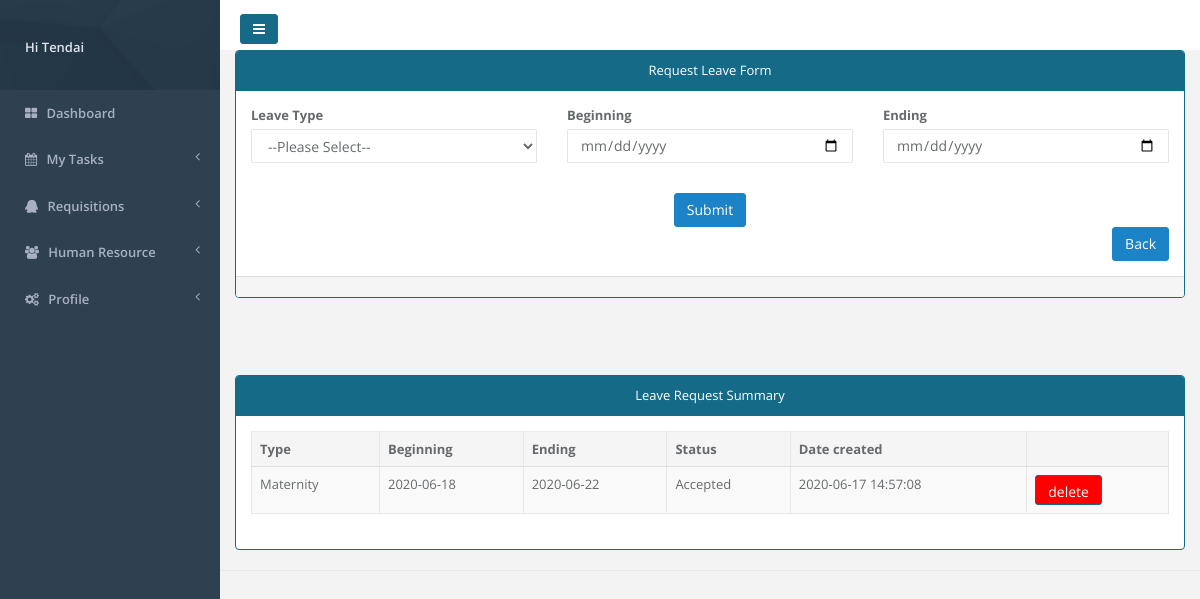
The app's page /Employee/index.php?page=leave_form.php (signed in) with its own data.
### tables this page shows
CREATE TABLE `leave_form` (
  `id` int(21) NOT NULL AUTO_INCREMENT,
  `type` varchar(50) NOT NULL,
  `start` date NOT NULL,
  `end` date NOT NULL,
  `status` varchar(50) NOT NULL,
  `created_by` varchar(50) NOT NULL,
  `date_created` timestamp NOT NULL DEFAULT CURRENT_TIMESTAMP,
  PRIMARY KEY (`id`)
);

### Employee/leave_form.php (the view, shortened to what this page needs)
<?php
 include_once('../db_con/db.php');
 $user = $_SESSION['firstname'];
 if(isset($_SERVER['HTTP_REFERER'])) {
    $previous = $_SERVER['HTTP_REFERER'];
}
?>
<!DOCTYPE html>
<html>
	<head>
		<link rel="stylesheet" href="css/bootstrap.min.css"/>
	   <link href="css/style.css" rel="stylesheet">
	</head>
	<body>
		<div class="container-fluid">
			<div class="panel panel-primary">
				<div class="panel-heading" align="center">Request Leave Form</div>
				<div class="panel-body">
					<form  method="post" enctype="multipart/form-data">
									<div class="row">
											<div class="form-group  col-md-4">
												<div class="form-group">
													<label for="from" class="formText">Leave Type</label>
														<select name="type" class="form-control" required>
															  <option selected disabled>--Please Select--</option>
														</select>
												</div>
											</div>
											<div class="form-group  col-md-4">
												<label for="from" class="formText">Beginning</label>
												<input type="date"  class="form-control" name="start"/>
											</div>
											<div class="form-group  col-md-4">
												<label for="from" class="formText">Ending</label>
												<input type="date" class="form-control" name="end"/>
											</div>
									</div>
									<div class="buttonHolder">
										<div class="col-md-12">
											<input style="float:center;" value="Submit" type="submit" id="submit" name="submit" class="btn btn-success">
										</div>
									</div>
									 <div align="right">
											<a href="<?=$previous?>" class="btn btn-large btn-success">Back</a>
									</div>
					</form>
				</div>
				<div class="panel-footer">
                </div>
			</div>
			  <p></br></p>
			<p></br></p>
			<div class="panel panel-primary">
				<div class="panel-heading"  style="text-align:center;">Leave Request Summary</div>
					<div class="panel-body">
						 <table class="table table-condensed table-bordered table-striped">
							<thead>
							<th>Type</th>
							<th>Beginning</th>
							<th>Ending</th>
							<th>Status</th>
							<th>Date created</th>
							<th></th>
							</thead>
								<tbody>
									<?php
									$query = mysqli_query($con,"SELECT * FROM leave_form WHERE created_by = '$user' ORDER BY date_created DESC");
									while($order = mysqli_fetch_array($query)):?>
									<tr>
										<td><?=ucfirst($order['type']);?></td>
										<td><?=$order['start'];?></td>
										<td><?=$order['end'];?></td>
										<td><?=$order['status'];?></td>
										<td><?=$order['date_created'];?></td>
										<td><a href="index.php?page=delete_form.php&id=<?=$order['id'];?>"><input type="submit" value="delete" class="btn btn-primary" style="background-color:red;height:30px;"/></a></td>
									</tr>
										<?php endwhile; ?>
								</tbody>
						</table>
					</div>
			</div>
		</div>
	</body>
</html>

### Employee/index.php (style rules this page uses)
.buttonHolder { text-align: center; }

### Employee/leave_form.php (style rules this page uses)
body { background-size: 100vw 100vh; }
.buttonHolder { text-align: center; }

### records on screen
leave_form: type "Maternity", start "2020-06-18", end "2020-06-22", status "Accepted", date_created "2020-06-17 14:57:08"

### other values on screen
$name "Tendai"
